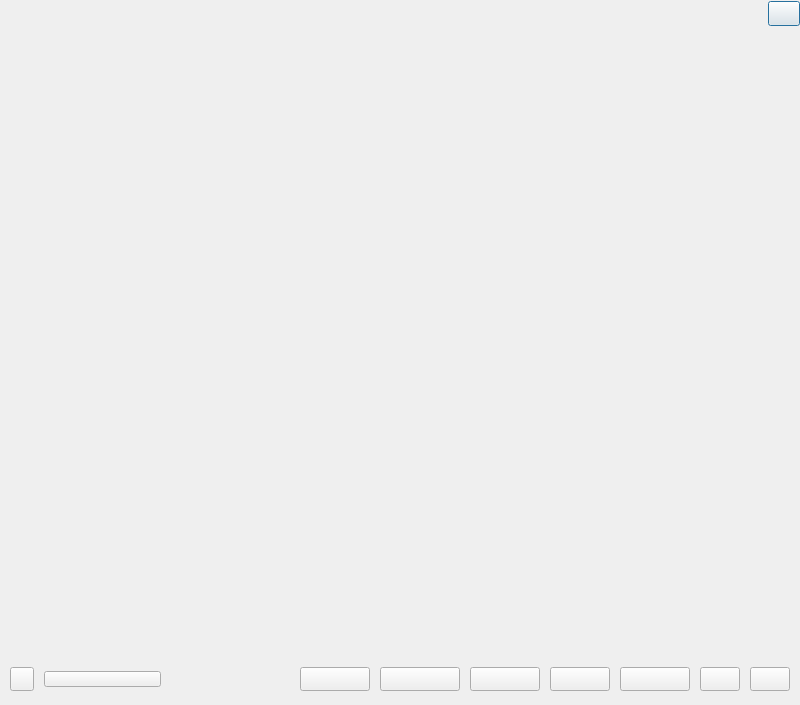
<?xml version="1.0" encoding="UTF-8"?>
<ui version="4.0">
 <class>DlgAdvanceSetting</class>
 <widget class="QDialog" name="DlgAdvanceSetting">
  <property name="geometry">
   <rect>
    <x>0</x>
    <y>0</y>
    <width>800</width>
    <height>705</height>
   </rect>
  </property>
  <property name="sizePolicy">
   <sizepolicy hsizetype="Fixed" vsizetype="Fixed">
    <horstretch>0</horstretch>
    <verstretch>0</verstretch>
   </sizepolicy>
  </property>
  <property name="maximumSize">
   <size>
    <width>800</width>
    <height>705</height>
   </size>
  </property>
  <property name="windowTitle">
   <string>个性化设置</string>
  </property>
  <widget class="QPushButton" name="pushButton_close">
   <property name="geometry">
    <rect>
     <x>768</x>
     <y>1</y>
     <width>32</width>
     <height>25</height>
    </rect>
   </property>
   <property name="text">
    <string/>
   </property>
  </widget>
  <widget class="QPushButton" name="pushButton_support">
   <property name="geometry">
    <rect>
     <x>10</x>
     <y>667</y>
     <width>24</width>
     <height>24</height>
    </rect>
   </property>
   <property name="sizePolicy">
    <sizepolicy hsizetype="Fixed" vsizetype="Fixed">
     <horstretch>24</horstretch>
     <verstretch>0</verstretch>
    </sizepolicy>
   </property>
   <property name="minimumSize">
    <size>
     <width>24</width>
     <height>24</height>
    </size>
   </property>
   <property name="maximumSize">
    <size>
     <width>24</width>
     <height>24</height>
    </size>
   </property>
   <property name="text">
    <string/>
   </property>
  </widget>
  <widget class="QPushButton" name="pushButton_personal">
   <property name="geometry">
    <rect>
     <x>44</x>
     <y>671</y>
     <width>117</width>
     <height>16</height>
    </rect>
   </property>
   <property name="sizePolicy">
    <sizepolicy hsizetype="Fixed" vsizetype="Fixed">
     <horstretch>0</horstretch>
     <verstretch>0</verstretch>
    </sizepolicy>
   </property>
   <property name="minimumSize">
    <size>
     <width>117</width>
     <height>16</height>
    </size>
   </property>
   <property name="maximumSize">
    <size>
     <width>117</width>
     <height>16</height>
    </size>
   </property>
   <property name="cursor">
    <cursorShape>PointingHandCursor</cursorShape>
   </property>
   <property name="text">
    <string/>
   </property>
  </widget>
  <widget class="QPushButton" name="pushButton_set_menu">
   <property name="geometry">
    <rect>
     <x>300</x>
     <y>667</y>
     <width>70</width>
     <height>24</height>
    </rect>
   </property>
   <property name="sizePolicy">
    <sizepolicy hsizetype="Fixed" vsizetype="Fixed">
     <horstretch>70</horstretch>
     <verstretch>24</verstretch>
    </sizepolicy>
   </property>
   <property name="minimumSize">
    <size>
     <width>70</width>
     <height>24</height>
    </size>
   </property>
   <property name="maximumSize">
    <size>
     <width>70</width>
     <height>24</height>
    </size>
   </property>
   <property name="text">
    <string/>
   </property>
  </widget>
  <widget class="QPushButton" name="pushButton_set_progress_bar">
   <property name="geometry">
    <rect>
     <x>380</x>
     <y>667</y>
     <width>80</width>
     <height>24</height>
    </rect>
   </property>
   <property name="sizePolicy">
    <sizepolicy hsizetype="Fixed" vsizetype="Fixed">
     <horstretch>0</horstretch>
     <verstretch>0</verstretch>
    </sizepolicy>
   </property>
   <property name="minimumSize">
    <size>
     <width>80</width>
     <height>24</height>
    </size>
   </property>
   <property name="maximumSize">
    <size>
     <width>80</width>
     <height>24</height>
    </size>
   </property>
   <property name="text">
    <string/>
   </property>
  </widget>
  <widget class="QPushButton" name="pushButton_set_launch_bg">
   <property name="geometry">
    <rect>
     <x>470</x>
     <y>667</y>
     <width>70</width>
     <height>24</height>
    </rect>
   </property>
   <property name="sizePolicy">
    <sizepolicy hsizetype="Fixed" vsizetype="Fixed">
     <horstretch>0</horstretch>
     <verstretch>0</verstretch>
    </sizepolicy>
   </property>
   <property name="minimumSize">
    <size>
     <width>70</width>
     <height>24</height>
    </size>
   </property>
   <property name="maximumSize">
    <size>
     <width>70</width>
     <height>24</height>
    </size>
   </property>
   <property name="text">
    <string/>
   </property>
  </widget>
  <widget class="QPushButton" name="pushButton_set_pe_bg">
   <property name="geometry">
    <rect>
     <x>550</x>
     <y>667</y>
     <width>60</width>
     <height>24</height>
    </rect>
   </property>
   <property name="sizePolicy">
    <sizepolicy hsizetype="Fixed" vsizetype="Fixed">
     <horstretch>0</horstretch>
     <verstretch>24</verstretch>
    </sizepolicy>
   </property>
   <property name="maximumSize">
    <size>
     <width>60</width>
     <height>24</height>
    </size>
   </property>
   <property name="text">
    <string/>
   </property>
  </widget>
  <widget class="QPushButton" name="pushButton_restore_default">
   <property name="geometry">
    <rect>
     <x>620</x>
     <y>667</y>
     <width>70</width>
     <height>24</height>
    </rect>
   </property>
   <property name="sizePolicy">
    <sizepolicy hsizetype="Fixed" vsizetype="Fixed">
     <horstretch>0</horstretch>
     <verstretch>0</verstretch>
    </sizepolicy>
   </property>
   <property name="maximumSize">
    <size>
     <width>70</width>
     <height>24</height>
    </size>
   </property>
   <property name="text">
    <string/>
   </property>
  </widget>
  <widget class="QPushButton" name="pushButton_cancel">
   <property name="geometry">
    <rect>
     <x>700</x>
     <y>667</y>
     <width>40</width>
     <height>24</height>
    </rect>
   </property>
   <property name="sizePolicy">
    <sizepolicy hsizetype="Fixed" vsizetype="Fixed">
     <horstretch>40</horstretch>
     <verstretch>24</verstretch>
    </sizepolicy>
   </property>
   <property name="maximumSize">
    <size>
     <width>40</width>
     <height>24</height>
    </size>
   </property>
   <property name="text">
    <string/>
   </property>
  </widget>
  <widget class="QPushButton" name="pushButton_save">
   <property name="geometry">
    <rect>
     <x>750</x>
     <y>667</y>
     <width>40</width>
     <height>24</height>
    </rect>
   </property>
   <property name="sizePolicy">
    <sizepolicy hsizetype="Fixed" vsizetype="Fixed">
     <horstretch>40</horstretch>
     <verstretch>24</verstretch>
    </sizepolicy>
   </property>
   <property name="maximumSize">
    <size>
     <width>40</width>
     <height>24</height>
    </size>
   </property>
   <property name="text">
    <string/>
   </property>
  </widget>
 </widget>
 <resources/>
 <connections/>
</ui>
